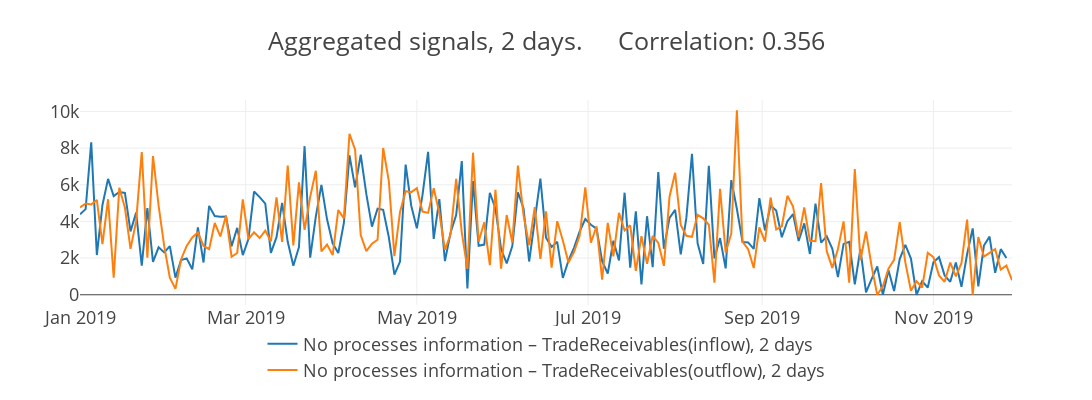
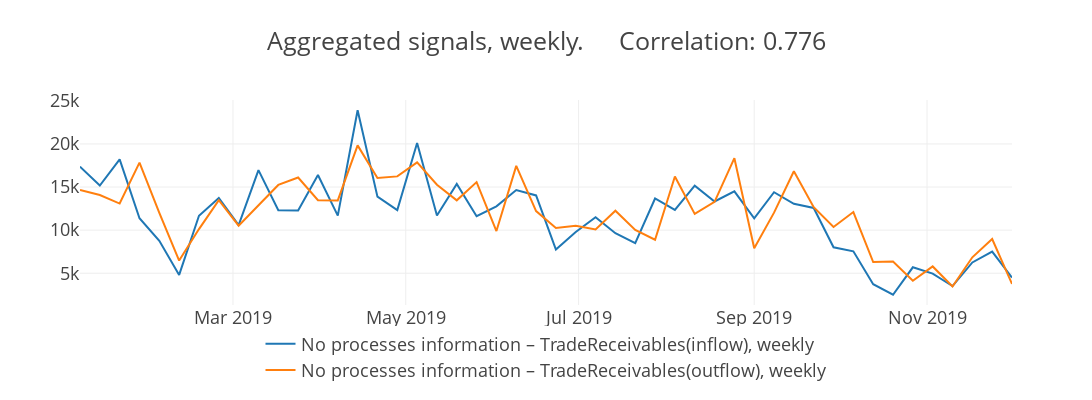
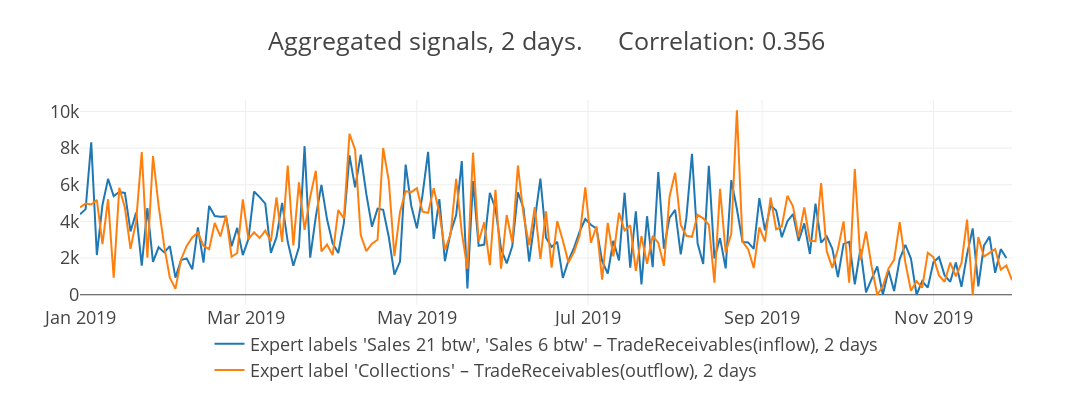
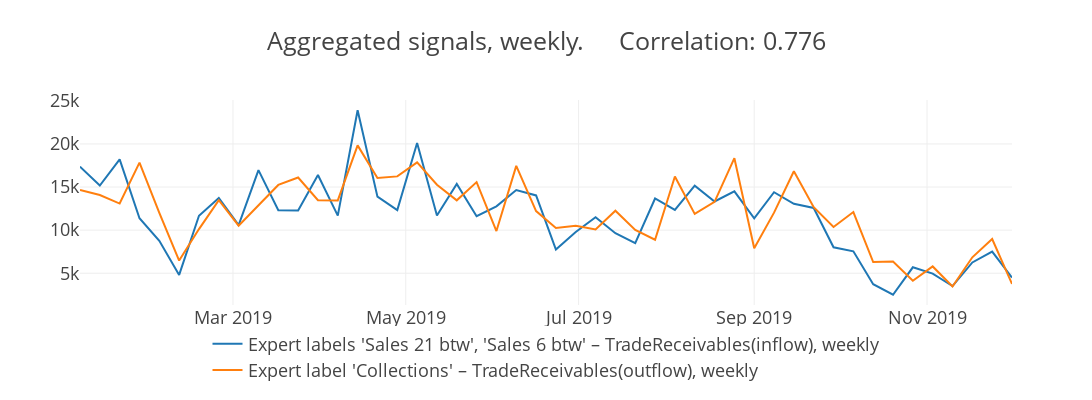

Notebook code cell kept with these figures, in order:
### Markdown cell above
# Trade receivables plausible relationship

### Code cell
from NetEmbs.utils.modelling.extract_signals import extract_signals
from NetEmbs.utils.modelling.evaluation import evaluate_model
Relationship_name = "TradeReceivables"
TR_DF = pd.DataFrame() # Empty DataFrame to store results
# /////////// CD Model query \\\\\\\\\\\\\
CURENT_QUERY = [{"select": ["ALL"], 
                              "_with": {"FA_Name": "TradeReceivables", "flow": "inflow"}}, 
                                {"select": ["ALL"], "_with": {"FA_Name": "TradeReceivables", "flow": "outflow"}}]
for agg_period in ["2D", "W"]:
    cur_result = extract_signals(df_all, shift=(0, -2), query=CURENT_QUERY, 
                                 on="label", agg_period=agg_period, 
                title=f"{IMAGE_FOLDER}/CD_Model_{Relationship_name}_{agg_period}_")
    TR_DF = TR_DF.append(cur_result.assign(Model="CD Model", agg_period=agg_period))
    
# Repeat the same for expert labels
# ///////// Expert Model query \\\\\\\\\\\\\\
CURENT_QUERY = [{"select": ["Sales 21 btw", "Sales 6 btw"], 
                              "_with": {"FA_Name": "TradeReceivables", "flow": "inflow"}}, 
                                {"select": ["Collections"], "_with": {"FA_Name": "TradeReceivables", "flow": "outflow"}}]
for agg_period in ["2D", "W"]:
    cur_result = extract_signals(df_all, shift=(0, -2), query=CURENT_QUERY, 
                                 on="GroundTruth", agg_period=agg_period, 
                title=f"{IMAGE_FOLDER}/expertFSN_{Relationship_name}_{agg_period}_")
    TR_DF = TR_DF.append(cur_result.assign(Model="Expert labels FSN Model", agg_period=agg_period))
    
# And predicted labels
# CD Model query
CURENT_QUERY = [{"select": [2, 10], 
                              "_with": {"FA_Name": "TradeReceivables", "flow": "inflow"}}, 
                                {"select": [0], "_with":  {"FA_Name": "TradeReceivables", "flow": "outflow"}}]
for agg_period in ["2D", "W"]:
    cur_result = extract_signals(df_all, shift=(0, -2), query=CURENT_QUERY, 
                                 on="label", agg_period=agg_period, 
                title=f"{IMAGE_FOLDER}/aFSN_{Relationship_name}_{agg_period}_")
    TR_DF = TR_DF.append(cur_result.assign(Model="Predicted labels FSN Model", agg_period=agg_period))
    
# Store scores to file
TR_DF.groupby(["Model", "agg_period"]).apply(evaluate_model).to_excel(f"{IMAGE_FOLDER}/Scores_for_{Relationship_name}.xlsx")

# Plot regression, Do not worry, I scaled the data here to unit interval. Update Axis labels according to your data.
for name, group in TR_DF.groupby("agg_period"):
    draw.regression_plot(group, save=True, filename=f"{IMAGE_FOLDER}/{Relationship_name}_{name}", 
                         labels=["Trade Receivables, inflow", "Trade Receivables, outflow"], context="paper_full")

### Figure 1 — Plotly figure (JSON) as saved in the notebook; plotly's stock layout.template omitted (floating-point values rounded to 4 significant figures; data arrays with more than 128 entries replaced by an {"elided": "..."} marker saying what was removed)
{"data": [{"name": "No processes information – TradeReceivables(inflow), 2 days", "type": "scatter", "uid": "a40e2f57-a651-44e8-bdeb-3ce465afb295", "x": {"elided": "166 str values"}, "y": {"elided": "166 float values"}}, {"name": "No processes information – TradeReceivables(outflow), 2 days", "type": "scatter", "uid": "51971372-683d-4db5-b768-ec73e2bb4042", "x": {"elided": "167 str values"}, "y": {"elided": "167 float values"}}], "layout": {"font": {"size": 18}, "height": 400, "hovermode": "closest", "legend": {"font": {"size": 18}, "orientation": "h", "x": 0.5, "xanchor": "center", "y": -0.1}, "showlegend": true, "title": {"text": "Aggregated signals, 2 days.     Correlation: 0.356"}, "width": 1200}}

### Figure 2 — Plotly figure (JSON) as saved in the notebook; plotly's stock layout.template omitted (floating-point values rounded to 4 significant figures)
{"data": [{"name": "No processes information – TradeReceivables(inflow), weekly", "type": "scatter", "uid": "cc93b6bd-be36-448a-aca8-2ed104c3f499", "x": ["2019-01-06", "2019-01-13", "2019-01-20", "2019-01-27", "2019-02-03", "2019-02-10", "2019-02-17", "2019-02-24", "2019-03-03", "2019-03-10", "2019-03-17", "2019-03-24", "2019-03-31", "2019-04-07", "2019-04-14", "2019-04-21", "2019-04-28", "2019-05-05", "2019-05-12", "2019-05-19", "2019-05-26", "2019-06-02", "2019-06-09", "2019-06-16", "2019-06-23", "2019-06-30", "2019-07-07", "2019-07-14", "2019-07-21", "2019-07-28", "2019-08-04", "2019-08-11", "2019-08-18", "2019-08-25", "2019-09-01", "2019-09-08", "2019-09-15", "2019-09-22", "2019-09-29", "2019-10-06", "2019-10-13", "2019-10-20", "2019-10-27", "2019-11-03", "2019-11-10", "2019-11-17", "2019-11-24", "2019-12-01"], "y": [17370.0, 15180.0, 18210.0, 11380.0, 8757.0, 4808.0, 11660.0, 13730.0, 10590.0, 16960.0, 12310.0, 12290.0, 16400.0, 11680.0, 23910.0, 13880.0, 12330.0, 20110.0, 11700.0, 15370.0, 11620.0, 12760.0, 14650.0, 14030.0, 7756.0, 9791.0, 11490.0, 9648.0, 8489.0, 13670.0, 12340.0, 15160.0, 13320.0, 14500.0, 11380.0, 14400.0, 13050.0, 12570.0, 8013.0, 7539.0, 3731.0, 2505.0, 5691.0, 4951.0, 3518.0, 6254.0, 7509.0, 4495.0]}, {"name": "No processes information – TradeReceivables(outflow), weekly", "type": "scatter", "uid": "c88dce10-5ff7-4e33-8192-d6e37d0f7d23", "x": ["2019-01-06", "2019-01-13", "2019-01-20", "2019-01-27", "2019-02-03", "2019-02-10", "2019-02-17", "2019-02-24", "2019-03-03", "2019-03-10", "2019-03-17", "2019-03-24", "2019-03-31", "2019-04-07", "2019-04-14", "2019-04-21", "2019-04-28", "2019-05-05", "2019-05-12", "2019-05-19", "2019-05-26", "2019-06-02", "2019-06-09", "2019-06-16", "2019-06-23", "2019-06-30", "2019-07-07", "2019-07-14", "2019-07-21", "2019-07-28", "2019-08-04", "2019-08-11", "2019-08-18", "2019-08-25", "2019-09-01", "2019-09-08", "2019-09-15", "2019-09-22", "2019-09-29", "2019-10-06", "2019-10-13", "2019-10-20", "2019-10-27", "2019-11-03", "2019-11-10", "2019-11-17", "2019-11-24", "2019-12-01"], "y": [14670.0, 14080.0, 13080.0, 17840.0, 12000.0, 6470.0, 10120.0, 13480.0, 10520.0, 12910.0, 15240.0, 16100.0, 13470.0, 13450.0, 19830.0, 16050.0, 16240.0, 17860.0, 15270.0, 13450.0, 15570.0, 9899.0, 17450.0, 12210.0, 10240.0, 10510.0, 10080.0, 12250.0, 10030.0, 8888.0, 16220.0, 11880.0, 13290.0, 18340.0, 7891.0, 12030.0, 16830.0, 12670.0, 10370.0, 12100.0, 6296.0, 6360.0, 4120.0, 5791.0, 3466.0, 6848.0, 8973.0, 3755.0]}], "layout": {"font": {"size": 18}, "height": 400, "hovermode": "closest", "legend": {"font": {"size": 18}, "orientation": "h", "x": 0.5, "xanchor": "center", "y": -0.1}, "showlegend": true, "title": {"text": "Aggregated signals, weekly.     Correlation: 0.776"}, "width": 1200}}

### Figure 3 — Plotly figure (JSON) as saved in the notebook; plotly's stock layout.template omitted (floating-point values rounded to 4 significant figures; data arrays with more than 128 entries replaced by an {"elided": "..."} marker saying what was removed)
{"data": [{"name": "Expert labels 'Sales 21 btw', 'Sales 6 btw' – TradeReceivables(inflow), 2 days", "type": "scatter", "uid": "718b9741-eb96-4634-9573-fd6a13de627e", "x": {"elided": "166 str values"}, "y": {"elided": "166 float values"}}, {"name": "Expert label 'Collections' – TradeReceivables(outflow), 2 days", "type": "scatter", "uid": "19a1e7f3-b291-4651-95c7-846d7d215b56", "x": {"elided": "167 str values"}, "y": {"elided": "167 float values"}}], "layout": {"font": {"size": 18}, "height": 400, "hovermode": "closest", "legend": {"font": {"size": 18}, "orientation": "h", "x": 0.5, "xanchor": "center", "y": -0.1}, "showlegend": true, "title": {"text": "Aggregated signals, 2 days.     Correlation: 0.356"}, "width": 1200}}

### Figure 4 — Plotly figure (JSON) as saved in the notebook; plotly's stock layout.template omitted (floating-point values rounded to 4 significant figures)
{"data": [{"name": "Expert labels 'Sales 21 btw', 'Sales 6 btw' – TradeReceivables(inflow), weekly", "type": "scatter", "uid": "3d7e96bb-5998-4d93-9284-ea6854101b86", "x": ["2019-01-06", "2019-01-13", "2019-01-20", "2019-01-27", "2019-02-03", "2019-02-10", "2019-02-17", "2019-02-24", "2019-03-03", "2019-03-10", "2019-03-17", "2019-03-24", "2019-03-31", "2019-04-07", "2019-04-14", "2019-04-21", "2019-04-28", "2019-05-05", "2019-05-12", "2019-05-19", "2019-05-26", "2019-06-02", "2019-06-09", "2019-06-16", "2019-06-23", "2019-06-30", "2019-07-07", "2019-07-14", "2019-07-21", "2019-07-28", "2019-08-04", "2019-08-11", "2019-08-18", "2019-08-25", "2019-09-01", "2019-09-08", "2019-09-15", "2019-09-22", "2019-09-29", "2019-10-06", "2019-10-13", "2019-10-20", "2019-10-27", "2019-11-03", "2019-11-10", "2019-11-17", "2019-11-24", "2019-12-01"], "y": [17370.0, 15180.0, 18210.0, 11380.0, 8757.0, 4808.0, 11660.0, 13730.0, 10590.0, 16960.0, 12310.0, 12290.0, 16400.0, 11680.0, 23910.0, 13880.0, 12330.0, 20110.0, 11700.0, 15370.0, 11620.0, 12760.0, 14650.0, 14030.0, 7756.0, 9791.0, 11490.0, 9648.0, 8489.0, 13670.0, 12340.0, 15160.0, 13320.0, 14500.0, 11380.0, 14400.0, 13050.0, 12570.0, 8013.0, 7539.0, 3731.0, 2505.0, 5691.0, 4951.0, 3518.0, 6254.0, 7509.0, 4495.0]}, {"name": "Expert label 'Collections' – TradeReceivables(outflow), weekly", "type": "scatter", "uid": "708ce03c-9750-40b5-956f-4897dbd7a6f2", "x": ["2019-01-06", "2019-01-13", "2019-01-20", "2019-01-27", "2019-02-03", "2019-02-10", "2019-02-17", "2019-02-24", "2019-03-03", "2019-03-10", "2019-03-17", "2019-03-24", "2019-03-31", "2019-04-07", "2019-04-14", "2019-04-21", "2019-04-28", "2019-05-05", "2019-05-12", "2019-05-19", "2019-05-26", "2019-06-02", "2019-06-09", "2019-06-16", "2019-06-23", "2019-06-30", "2019-07-07", "2019-07-14", "2019-07-21", "2019-07-28", "2019-08-04", "2019-08-11", "2019-08-18", "2019-08-25", "2019-09-01", "2019-09-08", "2019-09-15", "2019-09-22", "2019-09-29", "2019-10-06", "2019-10-13", "2019-10-20", "2019-10-27", "2019-11-03", "2019-11-10", "2019-11-17", "2019-11-24", "2019-12-01"], "y": [14670.0, 14080.0, 13080.0, 17840.0, 12000.0, 6470.0, 10120.0, 13480.0, 10520.0, 12910.0, 15240.0, 16100.0, 13470.0, 13450.0, 19830.0, 16050.0, 16240.0, 17860.0, 15270.0, 13450.0, 15570.0, 9899.0, 17450.0, 12210.0, 10240.0, 10510.0, 10080.0, 12250.0, 10030.0, 8888.0, 16220.0, 11880.0, 13290.0, 18340.0, 7891.0, 12030.0, 16830.0, 12670.0, 10370.0, 12100.0, 6296.0, 6360.0, 4120.0, 5791.0, 3466.0, 6848.0, 8973.0, 3755.0]}], "layout": {"font": {"size": 18}, "height": 400, "hovermode": "closest", "legend": {"font": {"size": 18}, "orientation": "h", "x": 0.5, "xanchor": "center", "y": -0.1}, "showlegend": true, "title": {"text": "Aggregated signals, weekly.     Correlation: 0.776"}, "width": 1200}}
